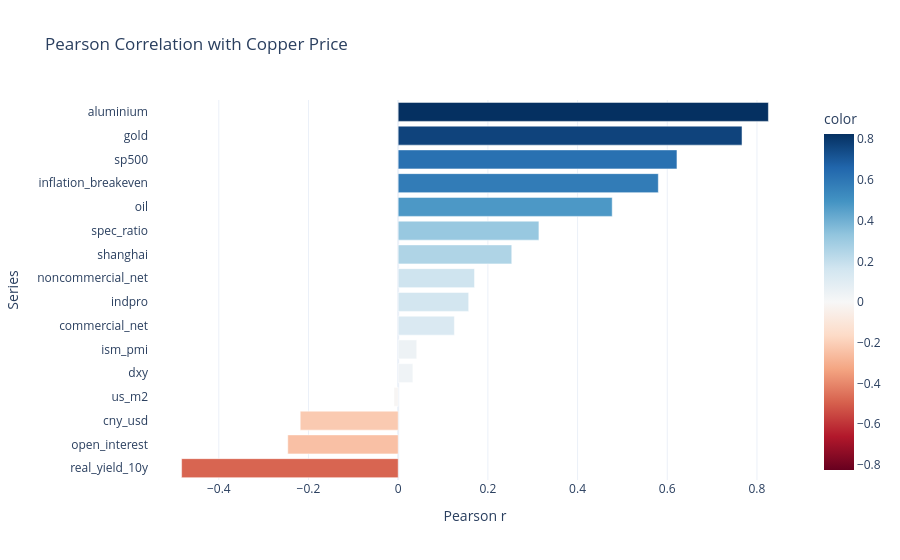

This figure's notebook cell:
### Markdown cell above
### 3.2 Correlation with copper price

### Code cell
# Pairwise correlations of all series with copper price
corr_all = df_raw.corr()['copper_price'].drop('copper_price').sort_values()
import plotly.express as px
fig_corr_bar = px.bar(
    x=corr_all.values, y=corr_all.index,
    orientation='h', title='Pearson Correlation with Copper Price',
    labels={'x': 'Pearson r', 'y': 'Series'},
    template='plotly_white',
    color=corr_all.values,
    color_continuous_scale='RdBu',
    color_continuous_midpoint=0,
)
fig_corr_bar.show()

### Figure 1 — Plotly figure (JSON) as saved in the notebook; plotly's stock layout.template omitted (floating-point values rounded to 4 significant figures)
{"data": [{"hovertemplate": "Pearson r=%{x}<br>Series=%{y}<br>color=%{marker.color}<extra></extra>", "legendgroup": "", "marker": {"color": [-0.483, -0.2462, -0.2184, -0.009478, 0.03267, 0.04136, 0.1253, 0.1572, 0.1702, 0.2533, 0.3138, 0.4772, 0.5801, 0.6216, 0.7667, 0.8255], "coloraxis": "coloraxis", "pattern": {"shape": ""}}, "name": "", "orientation": "h", "showlegend": false, "textposition": "auto", "type": "bar", "x": [-0.483, -0.2462, -0.2184, -0.009478, 0.03267, 0.04136, 0.1253, 0.1572, 0.1702, 0.2533, 0.3138, 0.4772, 0.5801, 0.6216, 0.7667, 0.8255], "xaxis": "x", "y": ["real_yield_10y", "open_interest", "cny_usd", "us_m2", "dxy", "ism_pmi", "commercial_net", "indpro", "noncommercial_net", "shanghai", "spec_ratio", "oil", "inflation_breakeven", "sp500", "gold", "aluminium"], "yaxis": "y"}], "layout": {"barmode": "relative", "coloraxis": {"cmid": 0, "colorbar": {"title": {"text": "color"}}, "colorscale": [[0, "rgb(103,0,31)"], [0.1, "rgb(178,24,43)"], [0.2, "rgb(214,96,77)"], [0.3, "rgb(244,165,130)"], [0.4, "rgb(253,219,199)"], [0.5, "rgb(247,247,247)"], [0.6, "rgb(209,229,240)"], [0.7, "rgb(146,197,222)"], [0.8, "rgb(67,147,195)"], [0.9, "rgb(33,102,172)"], [1, "rgb(5,48,97)"]]}, "legend": {"tracegroupgap": 0}, "title": {"text": "Pearson Correlation with Copper Price"}, "xaxis": {"anchor": "y", "domain": [0, 1], "title": {"text": "Pearson r"}}, "yaxis": {"anchor": "x", "domain": [0, 1], "title": {"text": "Series"}}}}
